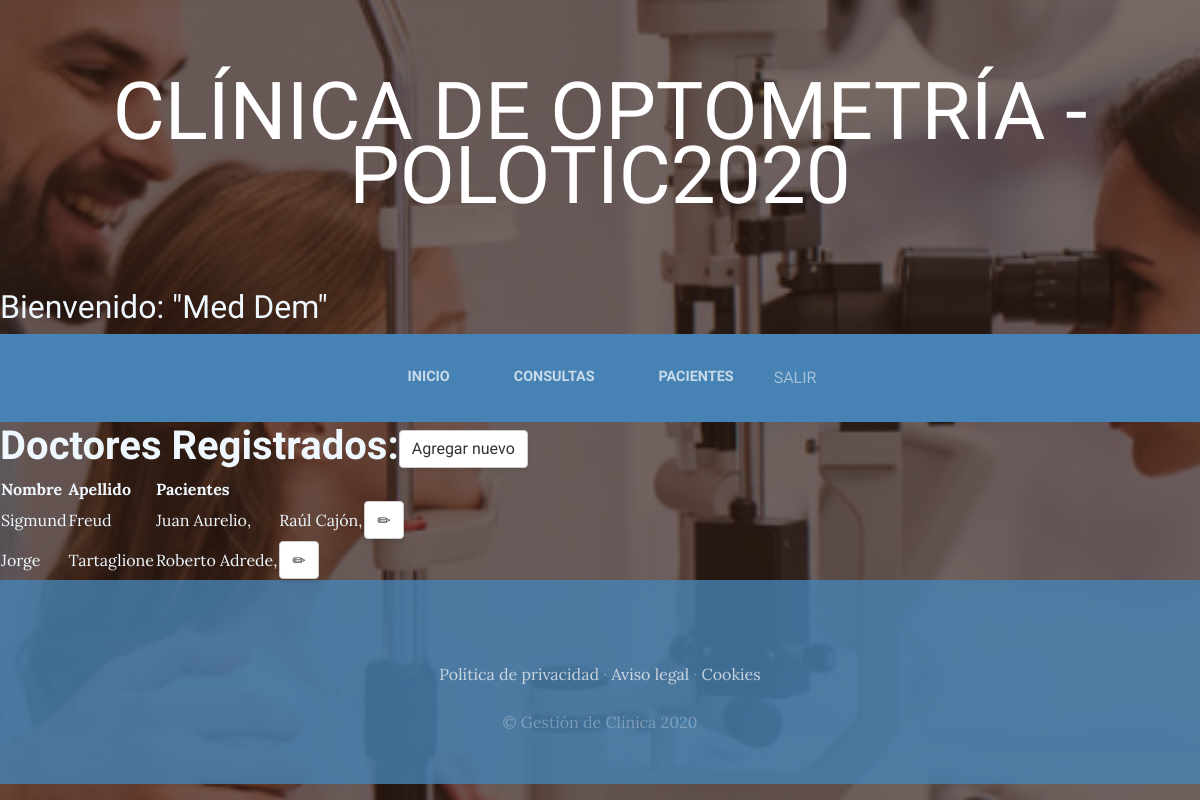
/doctor/ (signed in), run on the app's committed database.
### Pacientes/models.py (models this page shows, shortened)
class Doctors(models.Model):
    first_name = models.CharField(max_length=20)
    last_name = models.CharField(max_length=20)
    patients = models.ManyToManyField(Patients)
    created = models.DateTimeField(auto_now_add=True)
    edited = models.DateTimeField(auto_now=True)

class Patients(models.Model):
    first_name = models.CharField(max_length=20)
    last_name = models.CharField(max_length=20)
    dni = models.CharField(max_length=8)
    email = models.EmailField()
    medical_history = models.TextField()
    created = models.DateTimeField(auto_now_add=True)
    edited = models.DateTimeField(auto_now=True)
    class Meta:
        ordering = ["last_name"]
    def __str__(self):
        return '{} {}'.format(self.first_name, self.last_name)

### Pacientes/views.py (the view)
# urls.py: path('doctor/', login_required(views.Doctor_list.as_view()), name="doctor"),
class Doctor_list(ListView):
    model = Doctors
    template_name = 'Pacientes/doctors.html'
    context_object_name = 'doctors'

### Pacientes/templatetags/user_tags.py (called while the page is built)
@register.filter('has_group')
def has_group(user, group_name):
    groups = user.groups.all().values_list('name', flat=True)
    return True if group_name in groups else False

### Pacientes/templates/Pacientes/doctors.html
{% extends "Pacientes/header.html" %}
{% block content %}
    <h1 style="color:aliceblue"><strong>Doctores Registrados:</strong><a class="btn btn-default" href="{% url 'doctor_new' %}">Agregar nuevo</span></a></h1>
     <table class="egt" style="color:aliceblue">
        {% if doctors%}
        <tr>
          <th>Nombre</th>
          <th>Apellido</th>
          <th>Pacientes</th>
        </tr>
        {% for doctor in doctors %}
        <tr>
          <td>{{doctor.first_name}}</td>
          <td>{{doctor.last_name}}</td>
            {% for patient in doctor.patients.all %}
            <td>{{patient}},</td>
            {% endfor %}
          <td><a class="btn btn-default" href="{% url 'doctor_edit' doctor.pk %}"><span class="glyphicon glyphicon-pencil"></span></a></td>
        </tr>
        {% endfor %}
        {% else %}
            <h2 style="color:aliceblue">No hay doctores...</h2>
        {% endif %}
      </table>
{% endblock %}

### Pacientes/templates/Pacientes/header.html (shortened to what this page needs)
<html>
  <head>
      {% load static %}
      {% load user_tags %}
      <link href="{% static '/vendor/bootstrap/css/bootstrap.min.css' %}" rel="stylesheet">
      <link href="{% static '/css/patients.css' %}" rel="stylesheet">
  </head>
  <body>
      <h1 class="site-heading text-center text-white d-none d-lg-block">
          <span class="site-heading-lower">Clínica de Optometría - PoloTIC2020</span>
        </h1>
        <h2 style="color:aliceblue">
          <span class="site-heading-lower">Bienvenido: "{{user.first_name.capitalize }} {{user.last_name.capitalize }}"</span>
        </h2>
 <nav class="navbar navbar-expand-lg navbar-dark py-lg-4" id="mainNav">
    <div class="container">
      <div class="collapse navbar-collapse" id="navbarResponsive">
        <ul class="navbar-nav mx-auto">
          <li class="nav-item {% if request.path == 'index' %}active{% endif %} px-lg-4">
            <a class="nav-link text-uppercase text-expanded" href="{% url 'index' %}">Inicio</a>
          </li>
          {% if request.user|has_group:"DOC"%}
          <li class="nav-item {% if request.path == 'consultation' %}active{% endif %} px-lg-4">
            <a class="nav-link text-uppercase text-expanded" href="{% url 'consultation_medic' %}">Consultas</a>
          </li>
          {% endif %}
          {% if request.user|has_group:"DOC"%}
          <li class="nav-item {% if request.path == 'patient' %}active{% endif %} px-lg-4">
            <a class="nav-link text-uppercase text-expanded" href="{% url 'patient_medic' %}">Pacientes</a>
          </li>
          {% endif %}
          <li>
            <a class="nav-link text-uppercase text-expanded" href="{% url 'logout' %}">Salir</a>
          </li>
        </ul>
      </div>
    </div>
  </nav>
    {% block content %}
    {% endblock %}
      <footer class="footer text-faded text-center py-5">
        <div class="container">
          <p class="m-0 mbt">
            <a href="{% url 'default' %}" class="link">Política de privacidad</a> ·
            <a href="{% url 'default' %}" class="link">Aviso legal</a> ·
            <a href="{% url 'default' %}" class="link">Cookies</a>
      </p>
          <p class="m-0 mbt1">&copy; Gestión de Clínica 2020</p>
        </div>
    </footer>
  </body>
  </html>

### static/css/patients.css (style rules this page uses)
body { font-family: 'Lora'; background: linear-gradient(rgba(47, 23, 15, 0.65), rgba(47, 23, 15, 0.65)), url("../img/bg_main.jpg"); background-attachment: fixed; background-position: center; background-size: cover; }
h1, h2, h3, h4, h5, h6 { font-family: 'Raleway'; }
p { line-height: 1.75; }
.text-faded { color: rgba(255, 255, 255, 0.3); }
.site-heading { margin-top: 5rem; margin-bottom: 5rem; text-transform: uppercase; line-height: 1; font-family: 'Raleway'; }
.site-heading .site-heading-lower { font-size: 5rem; font-weight: 100; line-height: 4rem; }
#mainNav { background-color: rgba(70, 130, 180); font-family: 'Raleway'; }
#mainNav .navbar-nav .nav-item .nav-link { color: rgba(255, 255, 255, 0.7); font-weight: 800; }
@media (min-width: 992px) { #mainNav .navbar-nav .nav-item .nav-link { font-size: 0.9rem; } }
.footer { background-color: rgba(70, 130, 180, 0.8); }
.btn { box-shadow: 0px 3px 3px 0px rgba(33, 37, 41, 0.1); }
.mbt { padding-top: 2rem; }
.mbt1 { padding-top: 1.25rem; }
a.link { color: rgba(255, 255, 255, 0.7); }

### data on the page
Doctors: first_name "Sigmund", last_name "Freud"
Patients: first_name+last_name "Juan Aurelio"
Patients: first_name+last_name "Raúl Cajón"
Doctors: first_name "Jorge", last_name "Tartaglione"
Patients: first_name+last_name "Roberto Adrede"

### other printed values
{{ user.first_name.capitalize }} "Med"
{{ user.last_name.capitalize }} "Dem"
